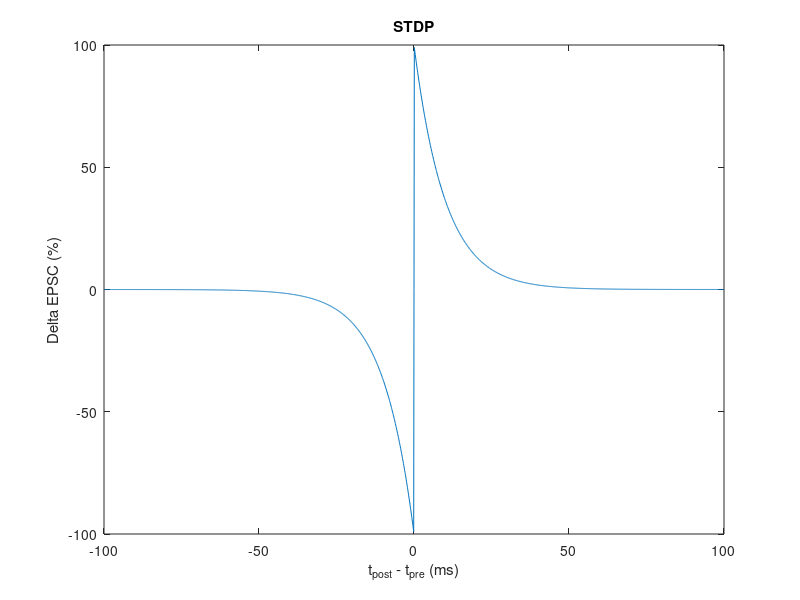

Reproduce this figure in MATLAB.
clear all, clc, close all;

delay = -100:0.1:100;
tau = 10;
kernel = 100 * (exp(-1*delay / tau).*(delay > 0) - exp(delay / tau).*(delay < 0));
figure();
plot(delay, kernel);
title("STDP");
ylabel("\Delta EPSC (%)");
xlabel("t_{post} - t_{pre} (ms)");
